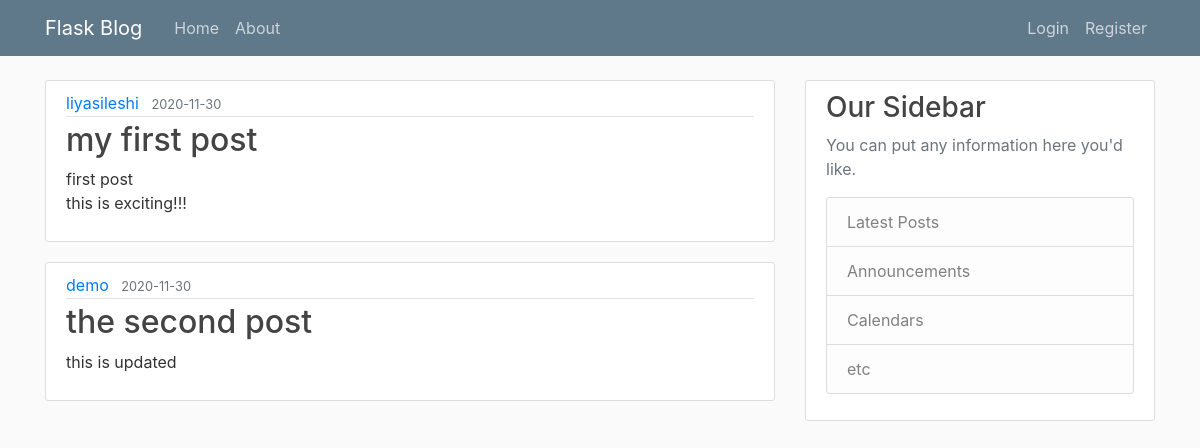
The page /home on the database its author committed.
### flaskblog/models.py (models this page shows, shortened)
class Post(db.Model):
  id = db.Column(db.Integer, primary_key=True)
  title = db.Column(db.String(100), nullable=False)
  date_posted = db.Column(db.DateTime, nullable=False, default=datetime.utcnow)
  content = db.Column(db.Text, nullable=False)
  user_id = db.Column(db.Integer, db.ForeignKey('user.id'), nullable=False)

class User(db.Model, UserMixin):
  id = db.Column(db.Integer, primary_key=True)
  username = db.Column(db.String(20), unique=True, nullable=False)
  email = db.Column(db.String(120), unique=True, nullable=False)
  image_file = db.Column(db.String(20), nullable=False, default='default.jpg')
  password = db.Column(db.String(60), nullable=False)
  posts = db.relationship('Post', backref='author', lazy=True)

### flaskblog/routes.py (the view)
@app.route("/")
@app.route("/home")
def home():
  posts = Post.query.all() #get all posts
  return render_template('home.html', posts=posts)

### flaskblog/templates/home.html
{% extends "base.html"%}
{% block content%}
  {% for post in posts%}
    <article class="media content-section">
      <div class="media-body">
        <div class="article-metadata">
          <a class="mr-2" href="#">{{ post.author.username }}</a>
          <small class="text-muted">{{ post.date_posted.strftime('%Y-%m-%d') }}</small>
        </div>
        <h2><a class="article-title" href="{{ url_for('post', post_id=post.id) }}">{{ post.title }}</a></h2>
        <p class="article-content">{{ post.content }}</p>
      </div>
    </article>
  {% endfor %}
{% endblock content %}

### flaskblog/static/main.css (style rules this page uses)
body { background: #fafafa; color: #333333; margin-top: 5rem; }
h1, h2, h3, h4, h5, h6 { color: #444444; }
.content-section { background: #ffffff; padding: 10px 20px; border: 1px solid #dddddd; border-radius: 3px; margin-bottom: 20px; }
.article-title { color: #444444; }
.article-content { white-space: pre-line; }
.article-metadata { padding-bottom: 1px; margin-bottom: 4px; border-bottom: 1px solid #e3e3e3 }

### rows shown on the page
Post: author.username "liyasileshi", date_posted "2020-11-30", title "my first post", content "first post this is exciting!!!"
Post: author.username "demo", date_posted "2020-11-30", title "the second post", content "this is updated"
